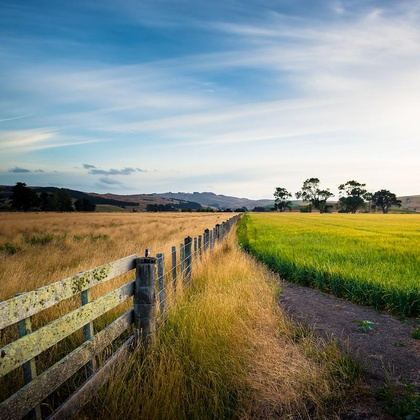
%> input picture seam_carving/input/00000005.jpg, 420 x 420 px, shrunk from 800 x 800 before the run
$ octave main.m   (GNU Octave 9; MATLAB toolbox functions it lacks are replaced by stand-ins)
%> lines starting %> are read from the running program, lines starting %| are printed output that depends on the picture
% NOTE
%--------------------------------------------------------------------------
% This code has been divided into the following parts:
%--------------------------------------------------------------------------
% Main body:
% The first section. Makes a function call to
% compute_energy_image to get the energy image based on the L2 norm energy
% function and to apply_seam_carve, which is the helper function allowing
% us to handle either horizontal or vertical seams.
%--------------------------------------------------------------------------
% compute_energy_image:
% This function handles image energy computation via
% L2 norm.
%--------------------------------------------------------------------------
% apply_seam_carve:
% This function is a helper function that computes the
% cumulative_energy_map by calling the respective function
% and thus finds and applies either the horizontal or
% vertical seam, with the use of the find_horizontal_seam and
% find_vertical_seam functions.
%--------------------------------------------------------------------------
% cumulative_energy_map:
% This function applies dynamic programming techniques on the computed
% energy image and finds out the required seam's opt array (in this case,
% named cumulative_energy_map).
%--------------------------------------------------------------------------
% find_horizontal/vertical_seam:
% These two functions are responsible for providing the indices of the
% 4-connected vertical or horizontal seam pixels that have the least energy.
%--------------------------------------------------------------------------


% Main body code begins here
%--------------------------------------------------------------------------
% These three variables can be freely modified to change the number of
% seams, their types, and the filename of the image to be used.
seam_type = 'vertical';
number_of_seams = 100;
filename = '00000005';

input_image=imread(append('Input/archive/',filename,'.jpg'));
%> input_image is the input picture: size 420x420x3 uint8; mean R, G, B 131.6, 136.1, 122.3
whos input_image

% The energy_image function is defined below.
% It utilizes an energy function to evaluate the energy posessed by each
% pixel, which is the first step to seam carving.
computed_energy = compute_energy_image(input_image);

carved_image=input_image;
modified_energy_image=computed_energy;

% Depending on the type of the seam, apply either decrease_height or
% decrease_width, providing the current state of the input image and the
% energy image as arguments.

for i=1:number_of_seams
    [carved_image,modified_energy_image] = apply_seam_carve(carved_image,modified_energy_image,seam_type);
% [17 lines not run here, left out]
function calculated_energy = compute_energy_image(input_image)
    % Energy function works on magnitude, so grayscale conversion is done
    % to allow it to work smoothly.
    grayscale_conversion=double(rgb2gray(input_image));
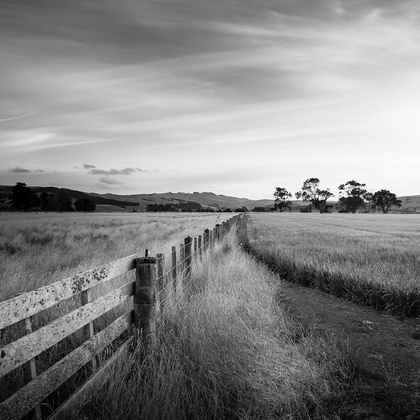
%> grayscale_conversion: size 420x420 double; min 0, max 255, mean 133.2

    % This is a direct implementation of the energy function in the
    % original literature. Partial differentiation is simply the
    % subtraction of an element of a certain index from its predecessor on
    % the x or y axis.
    dI_by_dx=grayscale_conversion(:,2:end)-grayscale_conversion(:,1:end-1);
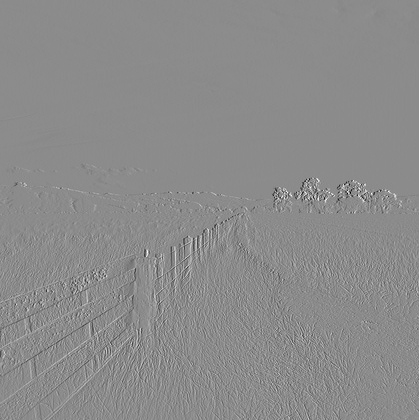
%> dI_by_dx: size 420x419 double; min -193, max 160, mean 0.1; drawn with min black and max white
    dI_by_dy=grayscale_conversion(2:end,:)-grayscale_conversion(1:end-1,:);
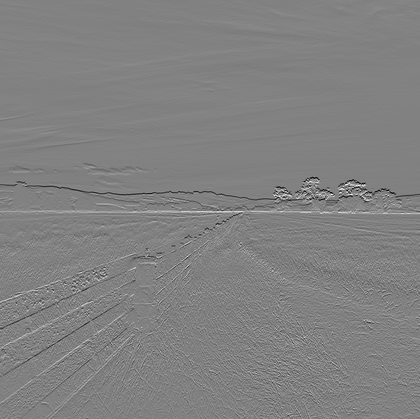
%> dI_by_dy: size 419x420 double; min -182, max 176, mean -0.2; drawn with min black and max white

    % The L2 norm here is used as an energy function. It is defined as the
    % square root of the sum of squares of gradients.
    calculated_energy= sqrt(dI_by_dx(1:end-1,:).^2+dI_by_dy(:,1:end-1).^2);
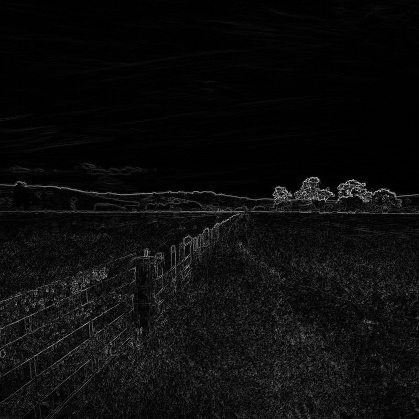
%> calculated_energy: size 419x419 double; min 0, max 215.2, mean 12.8
    calculated_energy(end+1,end+1)=0;
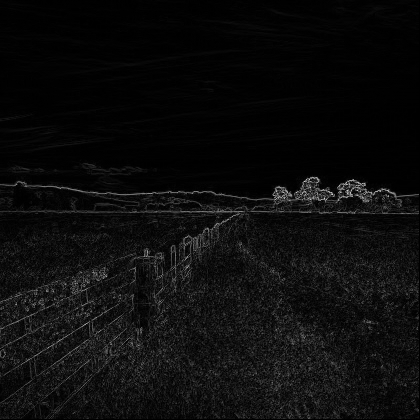
%> calculated_energy: size 420x420 double; min 0, max 215.2, mean 12.8
%> the run ends on the next line
end


% -------------------------
% ENERGY FUNCTION ENDS HERE
%--------------------------


% A helper function to execute seam carving
function [carved_image,modified_energy_image] = apply_seam_carve(input_image,energy_image,seam_type)
    cumulative_energy_map = cumulative_min_energy_map(energy_image,seam_type);
    % This function has a demonstration built into it.
    % We color the seams red and show a pseudo-animation of the carve as it
    % is in progress.
    original_image = input_image;
    demonstration_image = input_image;
    if strcmp('horizontal',seam_type)
        seam = find_horizontal_seam(cumulative_energy_map);
        for seam_index=1:length(seam)
            demonstration_image(seam(seam_index),seam_index,1) = 255;
            demonstration_image(seam(seam_index),seam_index,2) = 0;
            demonstration_image(seam(seam_index),seam_index,3) = 0;
            input_image(seam(seam_index):end-1,seam_index,:)=input_image(seam(seam_index)+1:end,seam_index,:);
        end
        carved_image=input_image(1:end-1,:,:);
    else
        seam = find_vertical_seam(cumulative_energy_map);
        for seam_index=1:length(seam)
            demonstration_image(seam_index,seam(seam_index),1) = 255;
            demonstration_image(seam_index,seam(seam_index),2) = 0;
            demonstration_image(seam_index,seam(seam_index),3) = 0;
            input_image(seam_index,seam(seam_index):end-1,:)=input_image(seam_index,seam(seam_index)+1:end,:);
        end
        carved_image=input_image(:,1:end-1,:);
    end
    imshow(original_image)
    imshow(demonstration_image)
    imshow(carved_image)
    modified_energy_image=compute_energy_image(carved_image);
end


% ------------------------------------
% SEAM CARVE HELPER FUNCTION ENDS HERE
%-------------------------------------


% Finding the required cumulative energy map via dynamic programming.
function cumulative_energy_map = cumulative_min_energy_map(energy_image,seam_type)
    output_map=zeros(size(energy_image));
    if strcmp('horizontal',seam_type)
        output_map(:,1)=energy_image(:,1);
        output_map(1,2:end)=inf;
        output_map(end,2:end)=inf;
        for col=2:size(output_map,2)
            for row=2:size(output_map,1)-1
                output_map(row,col)=energy_image(row,col)+min(output_map(row-1:row+1,col-1));
            end
        end
    else
        % As described in the paper, we set the first row of the energy map
        % as being the same as the original computed energy image
        output_map(1,:)=energy_image(1,:);

        % The output_map is like an opt[] array in a dynamic programming
        % algorithm; All other entries are set to infinity since this is a
        % minimization problem.
        output_map(2:end,1)=inf;
        output_map(2:end,end)=inf;
        for row=2:size(output_map,1)
            for col=2:size(output_map,2)-1
                output_map(row,col)=energy_image(row,col)+min(output_map(row-1,col-1:col+1));
            end
        end
    end
    cumulative_energy_map=output_map;
end


% ---------------------------------------------------
% FUNCTION TO COMPUTE CUMULATIVE ENERGY MAP ENDS HERE
%----------------------------------------------------


% Helper functions to find and return the indices of the horizontal and
% vertical seams.
function horizontal_seam = find_horizontal_seam(cumulative_energy_map)
    horizontal_seam=zeros(size(cumulative_energy_map,2),1);
    [min_energy_value,min_energy_index]=min(cumulative_energy_map(:,end));
    horizontal_seam(end)=min_energy_index;
    for seam_index=size(cumulative_energy_map,2)-1:-1:1
        % This is a optimal path retrieval of the dynamic programming
        % algorithm that gives us the cumulative energy map
        [min_energy_value,local_min_energy_index]=min(cumulative_energy_map(min_energy_index-1:min_energy_index+1,seam_index));

        % local_min_energy_index is the 3-element column array that we find,
        % we need to index it to the correct indexing posessed by the image,
        % hence the min_energy_index+local_min_energy_index-2
        min_energy_index=min_energy_index+local_min_energy_index-2;
        horizontal_seam(seam_index)=min_energy_index;
    end
end

function vertical_seam = find_vertical_seam(cumulative_energy_map)
    vertical_seam=zeros(size(cumulative_energy_map,1),1);
    [min_energy_value,min_energy_index]=min(cumulative_energy_map(end,:));
    vertical_seam(end)=min_energy_index;
    for seam_index=size(cumulative_energy_map,1)-1:-1:1
        %cumulative_energy_map(seam_index,min_energy_index-1:min_energy_index+1)
        % This is a optimal path retrieval of the dynamic programming
        % algorithm that gives us the cumulative energy map
        [min_energy_value,local_min_energy_index]=min(cumulative_energy_map(seam_index,min_energy_index-1:min_energy_index+1));

        % local_min_energy_index is the 3-element row array that we find,
        % we need to index it to the correct indexing posessed by the image,
        % hence the min_energy_index+local_min_energy_index-2
        min_energy_index=min_energy_index+local_min_energy_index-2;
        vertical_seam(seam_index)=min_energy_index;
    end
end
